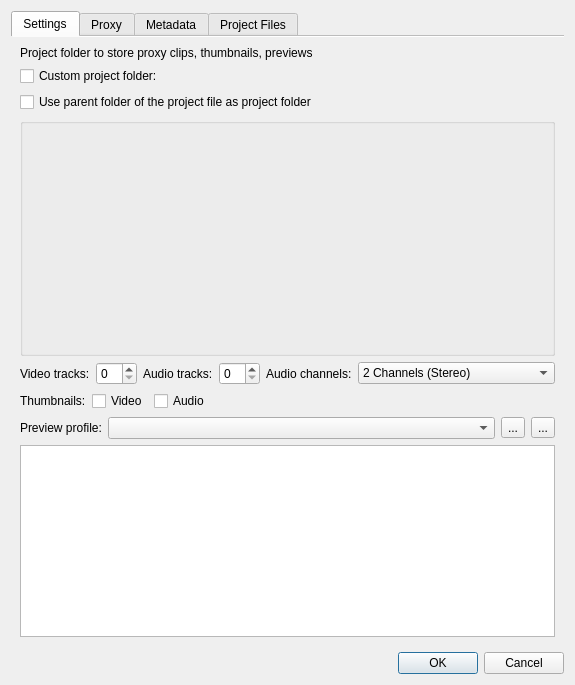
<?xml version="1.0" encoding="UTF-8"?>
<ui version="4.0">
 <class>ProjectSettings_UI</class>
 <widget class="QDialog" name="ProjectSettings_UI">
  <property name="geometry">
   <rect>
    <x>0</x>
    <y>0</y>
    <width>575</width>
    <height>685</height>
   </rect>
  </property>
  <property name="windowTitle">
   <string>Project Settings</string>
  </property>
  <layout class="QGridLayout" name="gridLayout_3">
   <item row="2" column="0">
    <widget class="QDialogButtonBox" name="buttonBox">
     <property name="orientation">
      <enum>Qt::Horizontal</enum>
     </property>
     <property name="standardButtons">
      <set>QDialogButtonBox::Cancel|QDialogButtonBox::Ok</set>
     </property>
    </widget>
   </item>
   <item row="0" column="0">
    <widget class="QTabWidget" name="tabWidget">
     <property name="currentIndex">
      <number>0</number>
     </property>
     <property name="documentMode">
      <bool>true</bool>
     </property>
     <widget class="QWidget" name="tab">
      <attribute name="title">
       <string>Settings</string>
      </attribute>
      <layout class="QGridLayout" name="gridLayout">
       <item row="7" column="0" colspan="4">
        <widget class="QPlainTextEdit" name="previewparams">
         <property name="sizePolicy">
          <sizepolicy hsizetype="Expanding" vsizetype="Maximum">
           <horstretch>0</horstretch>
           <verstretch>0</verstretch>
          </sizepolicy>
         </property>
         <property name="readOnly">
          <bool>true</bool>
         </property>
        </widget>
       </item>
       <item row="5" column="0">
        <widget class="QLabel" name="label_2">
         <property name="text">
          <string>Thumbnails:</string>
         </property>
        </widget>
       </item>
       <item row="5" column="2">
        <widget class="QCheckBox" name="audio_thumbs">
         <property name="text">
          <string>Audio</string>
         </property>
        </widget>
       </item>
       <item row="4" column="0" colspan="4">
        <layout class="QHBoxLayout" name="horizontalLayout_2">
         <item>
          <widget class="QLabel" name="label_7">
           <property name="text">
            <string>Video tracks:</string>
           </property>
          </widget>
         </item>
         <item>
          <widget class="QSpinBox" name="video_tracks"/>
         </item>
         <item>
          <widget class="QLabel" name="label_8">
           <property name="text">
            <string>Audio tracks:</string>
           </property>
          </widget>
         </item>
         <item>
          <widget class="QSpinBox" name="audio_tracks"/>
         </item>
         <item>
          <widget class="QLabel" name="label">
           <property name="text">
            <string>Audio channels:</string>
           </property>
          </widget>
         </item>
         <item>
          <widget class="QComboBox" name="audio_channels">
           <property name="sizePolicy">
            <sizepolicy hsizetype="MinimumExpanding" vsizetype="Fixed">
             <horstretch>0</horstretch>
             <verstretch>0</verstretch>
            </sizepolicy>
           </property>
           <item>
            <property name="text">
             <string>2 Channels (Stereo)</string>
            </property>
           </item>
           <item>
            <property name="text">
             <string>4 Channels</string>
            </property>
           </item>
           <item>
            <property name="text">
             <string>6 Channels</string>
            </property>
           </item>
          </widget>
         </item>
        </layout>
       </item>
       <item row="5" column="3">
        <spacer name="horizontalSpacer">
         <property name="orientation">
          <enum>Qt::Horizontal</enum>
         </property>
         <property name="sizeHint" stdset="0">
          <size>
           <width>229</width>
           <height>20</height>
          </size>
         </property>
        </spacer>
       </item>
       <item row="3" column="0" colspan="4">
        <widget class="QGroupBox" name="profile_box">
         <property name="sizePolicy">
          <sizepolicy hsizetype="Preferred" vsizetype="MinimumExpanding">
           <horstretch>0</horstretch>
           <verstretch>0</verstretch>
          </sizepolicy>
         </property>
         <property name="flat">
          <bool>true</bool>
         </property>
        </widget>
       </item>
       <item row="0" column="0" colspan="4">
        <widget class="QLabel" name="label_4">
         <property name="text">
          <string>Project folder to store proxy clips, thumbnails, previews</string>
         </property>
        </widget>
       </item>
       <item row="5" column="1">
        <widget class="QCheckBox" name="video_thumbs">
         <property name="text">
          <string>Video</string>
         </property>
        </widget>
       </item>
       <item row="6" column="0" colspan="4">
        <layout class="QHBoxLayout" name="horizontalLayout_4">
         <item>
          <widget class="QLabel" name="label_25">
           <property name="sizePolicy">
            <sizepolicy hsizetype="Maximum" vsizetype="Preferred">
             <horstretch>0</horstretch>
             <verstretch>0</verstretch>
            </sizepolicy>
           </property>
           <property name="text">
            <string>Preview profile:</string>
           </property>
          </widget>
         </item>
         <item>
          <widget class="KComboBox" name="preview_profile">
           <property name="sizePolicy">
            <sizepolicy hsizetype="MinimumExpanding" vsizetype="Fixed">
             <horstretch>0</horstretch>
             <verstretch>0</verstretch>
            </sizepolicy>
           </property>
          </widget>
         </item>
         <item>
          <widget class="QToolButton" name="preview_showprofileinfo">
           <property name="text">
            <string>...</string>
           </property>
           <property name="checkable">
            <bool>true</bool>
           </property>
          </widget>
         </item>
         <item>
          <widget class="QToolButton" name="preview_manageprofile">
           <property name="text">
            <string>...</string>
           </property>
          </widget>
         </item>
        </layout>
       </item>
       <item row="1" column="0" colspan="4">
        <layout class="QHBoxLayout" name="horizontalLayout">
         <item>
          <widget class="QCheckBox" name="custom_folder">
           <property name="text">
            <string>Custom project folder:</string>
           </property>
          </widget>
         </item>
         <item>
          <widget class="KUrlRequester" name="project_folder">
           <property name="enabled">
            <bool>false</bool>
           </property>
          </widget>
         </item>
        </layout>
       </item>
       <item row="2" column="0" colspan="4">
        <widget class="QCheckBox" name="same_folder">
         <property name="text">
          <string>Use parent folder of the project file as project folder</string>
         </property>
        </widget>
       </item>
      </layout>
      <zorder>label_4</zorder>
      <zorder>profile_box</zorder>
      <zorder>label_2</zorder>
      <zorder>video_thumbs</zorder>
      <zorder>audio_thumbs</zorder>
      <zorder>previewparams</zorder>
      <zorder>same_folder</zorder>
     </widget>
     <widget class="QWidget" name="tab_4">
      <attribute name="title">
       <string>Proxy</string>
      </attribute>
      <layout class="QVBoxLayout" name="verticalLayout">
       <item>
        <widget class="QCheckBox" name="enable_proxy">
         <property name="text">
          <string>Enable proxy clips</string>
         </property>
        </widget>
       </item>
       <item>
        <widget class="QGroupBox" name="proxy_box">
         <property name="enabled">
          <bool>false</bool>
         </property>
         <property name="flat">
          <bool>true</bool>
         </property>
         <property name="checkable">
          <bool>false</bool>
         </property>
         <property name="checked">
          <bool>false</bool>
         </property>
         <layout class="QGridLayout" name="gridLayout_2">
          <property name="leftMargin">
           <number>0</number>
          </property>
          <property name="topMargin">
           <number>0</number>
          </property>
          <property name="rightMargin">
           <number>0</number>
          </property>
          <property name="bottomMargin">
           <number>0</number>
          </property>
          <property name="horizontalSpacing">
           <number>6</number>
          </property>
          <item row="10" column="1">
           <widget class="QLabel" name="l_relPathProxyToOrig">
            <property name="text">
             <string>Relative path from proxy to clip:</string>
            </property>
           </widget>
          </item>
          <item row="3" column="0" colspan="2">
           <widget class="QCheckBox" name="generate_imageproxy">
            <property name="text">
             <string>Generate for images larger than</string>
            </property>
           </widget>
          </item>
          <item row="11" column="1">
           <widget class="QLabel" name="l_prefix_proxy">
            <property name="text">
             <string>Prefix of proxy:</string>
            </property>
           </widget>
          </item>
          <item row="4" column="2" colspan="4">
           <widget class="QSpinBox" name="proxy_imagesize">
            <property name="enabled">
             <bool>false</bool>
            </property>
            <property name="suffix">
             <string>pixels</string>
            </property>
            <property name="minimum">
             <number>200</number>
            </property>
            <property name="maximum">
             <number>100000</number>
            </property>
            <property name="value">
             <number>800</number>
            </property>
           </widget>
          </item>
          <item row="1" column="0">
           <widget class="QLabel" name="label_24">
            <property name="sizePolicy">
             <sizepolicy hsizetype="Maximum" vsizetype="Preferred">
              <horstretch>0</horstretch>
              <verstretch>0</verstretch>
             </sizepolicy>
            </property>
            <property name="text">
             <string>Encoding profile:</string>
            </property>
           </widget>
          </item>
          <item row="0" column="2" colspan="4">
           <widget class="QSpinBox" name="proxy_minsize">
            <property name="suffix">
             <string>pixels</string>
            </property>
            <property name="maximum">
             <number>10000</number>
            </property>
            <property name="value">
             <number>1000</number>
            </property>
           </widget>
          </item>
          <item row="8" column="1">
           <widget class="QLabel" name="l_prefix_clip">
            <property name="text">
             <string>Prefix of clip:</string>
            </property>
           </widget>
          </item>
          <item row="1" column="1" colspan="2">
           <widget class="KComboBox" name="proxy_profile">
            <property name="sizePolicy">
             <sizepolicy hsizetype="MinimumExpanding" vsizetype="Fixed">
              <horstretch>0</horstretch>
              <verstretch>0</verstretch>
             </sizepolicy>
            </property>
           </widget>
          </item>
          <item row="1" column="4">
           <widget class="QToolButton" name="proxy_showprofileinfo">
            <property name="text">
             <string>...</string>
            </property>
            <property name="checkable">
             <bool>true</bool>
            </property>
           </widget>
          </item>
          <item row="0" column="0" colspan="2">
           <widget class="QCheckBox" name="generate_proxy">
            <property name="text">
             <string>Generate for videos larger than</string>
            </property>
           </widget>
          </item>
          <item row="2" column="0" colspan="6">
           <widget class="QPlainTextEdit" name="proxyparams">
            <property name="sizePolicy">
             <sizepolicy hsizetype="Expanding" vsizetype="Maximum">
              <horstretch>0</horstretch>
              <verstretch>0</verstretch>
             </sizepolicy>
            </property>
            <property name="readOnly">
             <bool>true</bool>
            </property>
           </widget>
          </item>
          <item row="4" column="0" colspan="2">
           <widget class="QLabel" name="image_label">
            <property name="enabled">
             <bool>false</bool>
            </property>
            <property name="text">
             <string>Proxy image size</string>
            </property>
           </widget>
          </item>
          <item row="10" column="3">
           <widget class="QLineEdit" name="le_relPathProxyToOrig">
            <property name="enabled">
             <bool>false</bool>
            </property>
           </widget>
          </item>
          <item row="11" column="3">
           <widget class="QLineEdit" name="le_prefix_proxy">
            <property name="enabled">
             <bool>false</bool>
            </property>
           </widget>
          </item>
          <item row="12" column="1">
           <widget class="QLabel" name="l_suffix_proxy">
            <property name="text">
             <string>Suffix of proxy:</string>
            </property>
           </widget>
          </item>
          <item row="8" column="3">
           <widget class="QLineEdit" name="le_prefix_clip">
            <property name="enabled">
             <bool>false</bool>
            </property>
           </widget>
          </item>
          <item row="12" column="3">
           <widget class="QLineEdit" name="le_suffix_proxy">
            <property name="enabled">
             <bool>false</bool>
            </property>
           </widget>
          </item>
          <item row="3" column="2" colspan="4">
           <widget class="QSpinBox" name="proxy_imageminsize">
            <property name="suffix">
             <string>pixels</string>
            </property>
            <property name="minimum">
             <number>500</number>
            </property>
            <property name="maximum">
             <number>100000</number>
            </property>
            <property name="value">
             <number>2000</number>
            </property>
           </widget>
          </item>
          <item row="9" column="1">
           <widget class="QLabel" name="l_suffix_clip">
            <property name="text">
             <string>Suffix of clip:</string>
            </property>
           </widget>
          </item>
          <item row="7" column="1">
           <widget class="QLabel" name="l_relPathOrigToProxy">
            <property name="text">
             <string>Relative path from clip to proxy:</string>
            </property>
           </widget>
          </item>
          <item row="7" column="3">
           <widget class="QLineEdit" name="le_relPathOrigToProxy">
            <property name="enabled">
             <bool>false</bool>
            </property>
           </widget>
          </item>
          <item row="6" column="1" colspan="5">
           <widget class="QComboBox" name="external_proxy_profile"/>
          </item>
          <item row="5" column="2" colspan="4">
           <widget class="QSpinBox" name="proxy_resize">
            <property name="suffix">
             <string>pixels</string>
            </property>
            <property name="minimum">
             <number>200</number>
            </property>
            <property name="maximum">
             <number>100000</number>
            </property>
           </widget>
          </item>
          <item row="9" column="3">
           <widget class="QLineEdit" name="le_suffix_clip">
            <property name="enabled">
             <bool>false</bool>
            </property>
           </widget>
          </item>
          <item row="6" column="0">
           <widget class="QCheckBox" name="external_proxy">
            <property name="text">
             <string>Use external proxy clips</string>
            </property>
           </widget>
          </item>
          <item row="1" column="3">
           <widget class="QToolButton" name="checkProxy">
            <property name="text">
             <string>...</string>
            </property>
           </widget>
          </item>
          <item row="5" column="0">
           <widget class="QLabel" name="label_3">
            <property name="text">
             <string>Proxy video resize (width)</string>
            </property>
           </widget>
          </item>
          <item row="1" column="5">
           <widget class="QToolButton" name="proxy_manageprofile">
            <property name="text">
             <string>...</string>
            </property>
           </widget>
          </item>
          <item row="13" column="1">
           <spacer name="verticalSpacer">
            <property name="orientation">
             <enum>Qt::Vertical</enum>
            </property>
            <property name="sizeHint" stdset="0">
             <size>
              <width>20</width>
              <height>40</height>
             </size>
            </property>
           </spacer>
          </item>
         </layout>
        </widget>
       </item>
      </layout>
     </widget>
     <widget class="QWidget" name="tab_3">
      <attribute name="title">
       <string>Metadata</string>
      </attribute>
      <layout class="QGridLayout" name="gridLayout_6">
       <item row="0" column="0">
        <widget class="QTreeWidget" name="metadata_list">
         <property name="alternatingRowColors">
          <bool>true</bool>
         </property>
         <property name="rootIsDecorated">
          <bool>false</bool>
         </property>
         <property name="allColumnsShowFocus">
          <bool>true</bool>
         </property>
         <property name="columnCount">
          <number>2</number>
         </property>
         <attribute name="headerVisible">
          <bool>false</bool>
         </attribute>
         <column>
          <property name="text">
           <string>1</string>
          </property>
         </column>
         <column>
          <property name="text">
           <string>2</string>
          </property>
         </column>
        </widget>
       </item>
       <item row="1" column="0">
        <layout class="QHBoxLayout" name="horizontalLayout_3">
         <item>
          <widget class="QToolButton" name="add_metadata">
           <property name="text">
            <string>...</string>
           </property>
          </widget>
         </item>
         <item>
          <widget class="QToolButton" name="delete_metadata">
           <property name="text">
            <string>...</string>
           </property>
          </widget>
         </item>
         <item>
          <spacer name="horizontalSpacer_3">
           <property name="orientation">
            <enum>Qt::Horizontal</enum>
           </property>
           <property name="sizeHint" stdset="0">
            <size>
             <width>40</width>
             <height>20</height>
            </size>
           </property>
          </spacer>
         </item>
        </layout>
       </item>
      </layout>
     </widget>
     <widget class="QWidget" name="tab_2">
      <attribute name="title">
       <string>Project Files</string>
      </attribute>
      <layout class="QGridLayout" name="gridLayout_4">
       <item row="5" column="0" colspan="5">
        <widget class="QListWidget" name="fonts_list">
         <property name="alternatingRowColors">
          <bool>true</bool>
         </property>
        </widget>
       </item>
       <item row="3" column="0" colspan="5">
        <widget class="QTreeWidget" name="files_list">
         <property name="alternatingRowColors">
          <bool>true</bool>
         </property>
         <property name="rootIsDecorated">
          <bool>false</bool>
         </property>
         <property name="itemsExpandable">
          <bool>false</bool>
         </property>
         <property name="headerHidden">
          <bool>true</bool>
         </property>
         <property name="expandsOnDoubleClick">
          <bool>false</bool>
         </property>
         <column>
          <property name="text">
           <string notr="true">1</string>
          </property>
         </column>
        </widget>
       </item>
       <item row="0" column="0" colspan="2">
        <widget class="QLabel" name="label_12">
         <property name="text">
          <string>Clips used in project:</string>
         </property>
        </widget>
       </item>
       <item row="0" column="2">
        <widget class="QLabel" name="used_count">
         <property name="text">
          <string/>
         </property>
        </widget>
       </item>
       <item row="0" column="3">
        <widget class="QLabel" name="used_size">
         <property name="text">
          <string/>
         </property>
        </widget>
       </item>
       <item row="1" column="0">
        <widget class="QLabel" name="label_6">
         <property name="text">
          <string>Unused clips:</string>
         </property>
        </widget>
       </item>
       <item row="1" column="2">
        <widget class="QLabel" name="unused_count">
         <property name="text">
          <string/>
         </property>
        </widget>
       </item>
       <item row="1" column="3">
        <widget class="QLabel" name="unused_size">
         <property name="text">
          <string/>
         </property>
        </widget>
       </item>
       <item row="1" column="4">
        <widget class="QPushButton" name="delete_unused">
         <property name="text">
          <string>Delete files</string>
         </property>
        </widget>
       </item>
       <item row="2" column="3" colspan="2">
        <widget class="KTreeWidgetSearchLine" name="list_search"/>
       </item>
       <item row="2" column="0">
        <widget class="QLabel" name="label_13">
         <property name="text">
          <string>Project files:</string>
         </property>
        </widget>
       </item>
       <item row="4" column="0">
        <widget class="QLabel" name="label_fonts">
         <property name="text">
          <string>Fonts</string>
         </property>
        </widget>
       </item>
       <item row="6" column="0" colspan="2">
        <widget class="QPushButton" name="button_export">
         <property name="text">
          <string>Plain Text Export...</string>
         </property>
        </widget>
       </item>
       <item row="2" column="2">
        <widget class="QLabel" name="files_count">
         <property name="text">
          <string/>
         </property>
        </widget>
       </item>
      </layout>
     </widget>
    </widget>
   </item>
  </layout>
 </widget>
 <customwidgets>
  <customwidget>
   <class>KComboBox</class>
   <extends>QComboBox</extends>
   <header>kcombobox.h</header>
  </customwidget>
  <customwidget>
   <class>KUrlRequester</class>
   <extends>QWidget</extends>
   <header>kurlrequester.h</header>
   <container>1</container>
  </customwidget>
  <customwidget>
   <class>KTreeWidgetSearchLine</class>
   <extends>QLineEdit</extends>
   <header>ktreewidgetsearchline.h</header>
  </customwidget>
 </customwidgets>
 <resources/>
 <connections>
  <connection>
   <sender>buttonBox</sender>
   <signal>accepted()</signal>
   <receiver>ProjectSettings_UI</receiver>
   <slot>accept()</slot>
   <hints>
    <hint type="sourcelabel">
     <x>248</x>
     <y>254</y>
    </hint>
    <hint type="destinationlabel">
     <x>157</x>
     <y>274</y>
    </hint>
   </hints>
  </connection>
  <connection>
   <sender>buttonBox</sender>
   <signal>rejected()</signal>
   <receiver>ProjectSettings_UI</receiver>
   <slot>reject()</slot>
   <hints>
    <hint type="sourcelabel">
     <x>316</x>
     <y>260</y>
    </hint>
    <hint type="destinationlabel">
     <x>286</x>
     <y>274</y>
    </hint>
   </hints>
  </connection>
  <connection>
   <sender>custom_folder</sender>
   <signal>toggled(bool)</signal>
   <receiver>project_folder</receiver>
   <slot>setEnabled(bool)</slot>
   <hints>
    <hint type="sourcelabel">
     <x>124</x>
     <y>101</y>
    </hint>
    <hint type="destinationlabel">
     <x>409</x>
     <y>101</y>
    </hint>
   </hints>
  </connection>
  <connection>
   <sender>enable_proxy</sender>
   <signal>toggled(bool)</signal>
   <receiver>proxy_box</receiver>
   <slot>setEnabled(bool)</slot>
   <hints>
    <hint type="sourcelabel">
     <x>376</x>
     <y>84</y>
    </hint>
    <hint type="destinationlabel">
     <x>370</x>
     <y>312</y>
    </hint>
   </hints>
  </connection>
  <connection>
   <sender>external_proxy</sender>
   <signal>toggled(bool)</signal>
   <receiver>external_proxy_profile</receiver>
   <slot>setEnabled(bool)</slot>
   <hints>
    <hint type="sourcelabel">
     <x>178</x>
     <y>562</y>
    </hint>
    <hint type="destinationlabel">
     <x>533</x>
     <y>562</y>
    </hint>
   </hints>
  </connection>
 </connections>
</ui>
